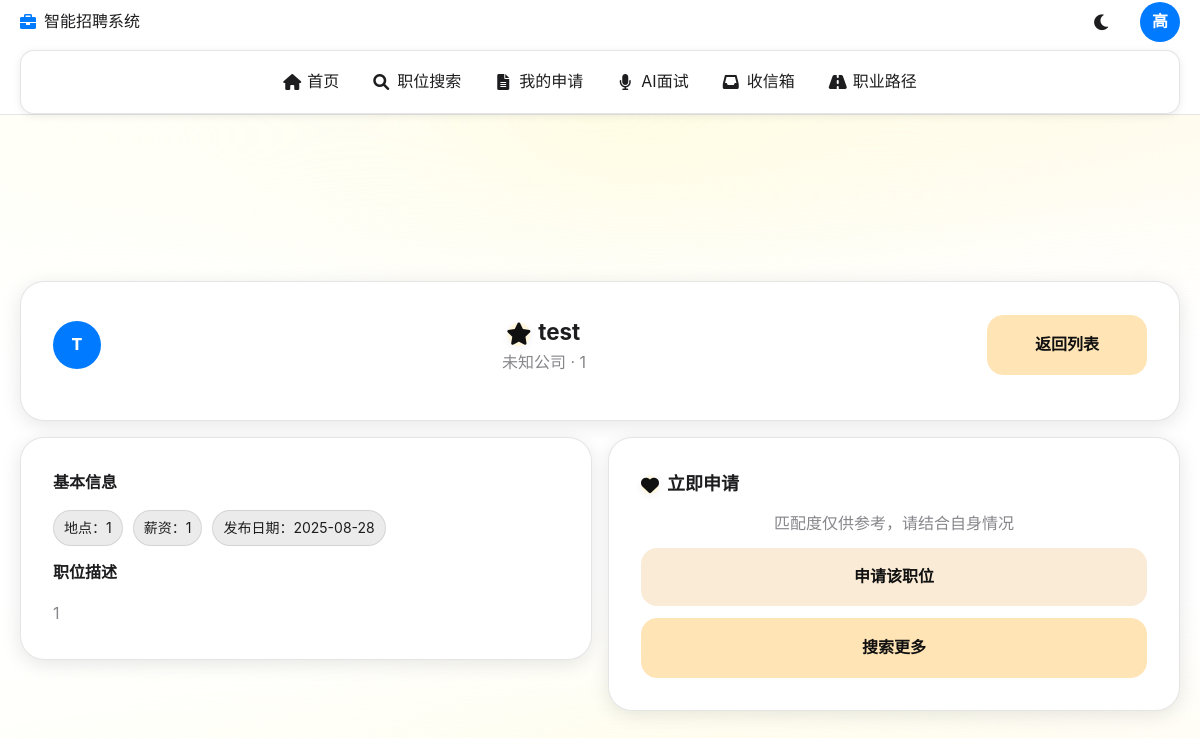
Page /smartrecruit/candidate/jobs/11 (signed in) on the committed database.
### app/models.py (models this page shows, shortened)
    class UserMixin:
        pass  # Flask-Login 方法将在User模型中实现

class User(UserMixin, db.Model):
    id = db.Column(db.Integer, primary_key=True)
    first_name = db.Column(db.String(100), nullable=False)
    last_name = db.Column(db.String(100), nullable=False)
    company_name = db.Column(db.String(100), nullable=False)
    position = db.Column(db.String(100))  # 可选职位字段
    email = db.Column(db.String(120), unique=True, nullable=False)
    phone_number = db.Column(db.String(15), nullable=False)
    birthday = db.Column(db.String(10), nullable=False)
    password = db.Column(db.String(60), nullable=False)
    cv_file = db.Column(db.String(120))
    profile_photo = db.Column(db.String(120))
    cv_data = db.Column(db.LargeBinary)  # 可选的简历二进制
    is_hr = db.Column(db.Boolean, default=False)  # HR标识
    user_type = db.Column(db.String(20), default='candidate')  # candidate, employee, supervisor, executive
    department = db.Column(db.String(100))  # 部门
    employee_id = db.Column(db.String(50), unique=True)  # 员工编号
    supervisor_id = db.Column(db.Integer, db.ForeignKey('user.id'))  # 主管ID
    hire_date = db.Column(db.Date)  # 入职日期
    bio = db.Column(db.Text)  # 个人简介
    skills = db.Column(db.Text)  # 技能标签（JSON格式存储）
    education = db.Column(db.Text)  # 教育经历
    experience = db.Column(db.Text)  # 工作经历
    is_active = db.Column(db.Boolean, default=True)  # 账号是否活跃
    deactivated_at = db.Column(db.DateTime)  # 注销时间
    deactivated_by = db.Column(db.Integer, db.ForeignKey('user.id'))  # 注销操作人ID

class Job(db.Model):
    id = db.Column(db.Integer, primary_key=True)
    title = db.Column(db.String(100), nullable=False)
    company_name = db.Column(db.String(100), nullable=False, default='未知公司')
    location = db.Column(db.String(100), nullable=False)
    description = db.Column(db.Text, nullable=False)
    requirements = db.Column(db.Text, nullable=True)
    salary = db.Column(db.String(50), nullable=False)
    job_type = db.Column(db.String(20), nullable=True, default='全职')  # 全职、兼职、实习、远程
    experience_level = db.Column(db.String(20), nullable=True, default='不限')  # 初级、中级、高级、专家
    date_posted = db.Column(db.DateTime, nullable=False, default=datetime.utcnow)
    created_at = db.Column(db.DateTime, nullable=False, default=datetime.utcnow)
    user_id = db.Column(db.Integer, db.ForeignKey('user.id'), nullable=False)
    positions_needed = db.Column(db.Integer, nullable=False, default=1)
    min_age = db.Column(db.Integer)
    max_age = db.Column(db.Integer)
    education_requirement = db.Column(db.String(100))
    experience_years = db.Column(db.Integer)
    skills_required = db.Column(db.Text)
    benefits = db.Column(db.Text)
    contact_email = db.Column(db.String(120))
    contact_phone = db.Column(db.String(15))
    application_deadline = db.Column(db.DateTime)
    department = db.Column(db.String(100))

### smartrecruit_system/candidate_module/jobs.py (the view)
@jobs_bp.route('/<int:job_id>')
def job_detail(job_id):
    if g.user is None:
        flash('请先登录。', 'danger')
        return redirect(url_for('common.auth.sign'))
    try:
        job = Job.query.get_or_404(job_id)
        return render_template('smartrecruit/candidate/job_detail.html', job=job)
    except Exception as e:
        flash('获取职位详情失败，请稍后重试。', 'danger')
        return redirect(url_for('smartrecruit.candidate.jobs.job_list'))

### app/templates/smartrecruit/candidate/job_detail.html (shortened to what this page needs)
{% extends 'smartrecruit/candidate/base_ios_new.html' %}
{% block content %}
<section class="section" id="job-detail">
  <div class="section-content">
    <div class="card" style="margin-bottom:16px;">
      <div class="card-header" style="align-items:center; gap:12px;">
        <div style="width:48px;height:48px;border-radius:50%;display:grid;place-items:center;background:var(--accent-primary);color:#fff;font-weight:800;">{{ job.title[0] | upper }}</div>
        <div style="flex:1;">
          <div class="card-title" style="font-size:1.4rem;">{{ job.title }}</div>
          <div class="text-secondary">{{ job.company_name or '公司' }} · {{ job.location }}</div>
        </div>
        <a href="{{ url_for('smartrecruit.candidate.applications.my_applications') }}" class="btn btn-outline">返回列表</a>
      </div>
    </div>
    <div class="grid grid-2" style="align-items:start; gap:16px;">
      <div class="card">
        <div class="card-body-grid">
          <div class="card-block">
            <div class="card-subtitle">基本信息</div>
            <div class="skills-wrap">
              <span class="skill-tag">地点：{{ job.location }}</span>
              <span class="skill-tag">薪资：{{ job.salary }}</span>
              <span class="skill-tag">发布日期：{{ job.date_posted.strftime('%Y-%m-%d') }}</span>
            </div>
          </div>
          <div class="card-block">
            <div class="card-subtitle">职位描述</div>
            <div class="text-secondary" style="white-space:pre-wrap; line-height:1.7">{{ job.description | safe }}</div>
          </div>
        </div>
      </div>
      <div class="card">
        <div class="card-header"><div class="card-title">立即申请</div></div>
        <div style="display:grid; gap:12px;">
          <div class="text-secondary">匹配度仅供参考，请结合自身情况</div>
          <a href="{{ url_for('smartrecruit.candidate.applications.pre_apply', job_id=job.id) }}" class="btn btn-primary">申请该职位</a>
          <a href="{{ url_for('smartrecruit.candidate.jobs.job_search') }}" class="btn btn-outline">搜索更多</a>
        </div>
      </div>
    </div>
  </div>
</section>
{% endblock %}

### app/templates/smartrecruit/candidate/base_ios_new.html (shortened to what this page needs)
<!DOCTYPE html>
<html lang="zh-CN">
<head>
    <link href="https://cdnjs.cloudflare.com/ajax/libs/font-awesome/6.0.0/css/all.min.css" rel="stylesheet">
    <link rel="stylesheet" href="{{ url_for('static', filename='candidate_ios_new.css') }}">
</head>
<body>
    <nav class="navbar" id="navbar">
        <div class="navbar-container">
            <div class="navbar-left">
                <div class="navbar-brand" onclick="window.location.href='{{ url_for('smartrecruit.candidate.home') }}'" style="cursor:pointer;display:flex;align-items:center;gap:8px;">
                    <i class="fas fa-briefcase" style="color:#007aff;"></i>
                    <span>智能招聘系统</span>
                </div>
            </div>
            <div class="navbar-right">
                <button class="nav-btn theme-toggle" onclick="toggleTheme()" title="切换主题">
                    <i class="fas fa-moon" id="themeIcon"></i>
                </button>
                <div class="user-menu">
                    <div class="user-avatar" onclick="toggleUserMenu()" title="{{ user.first_name if user else '用户' }}">
                        {% if user and user.profile_photo %}
                            <img src="{{ url_for('static', filename='uploads/photos/' ~ user.profile_photo) }}" alt="头像">
                        {% else %}
                            {{ user.first_name[0] if user and user.first_name else 'U' }}
                        {% endif %}
                    </div>
                </div>
            </div>
        </div>
        <div class="navbar-menu">
            <a href="{{ url_for('smartrecruit.candidate.home') }}" class="menu-item {% if request.endpoint == 'smartrecruit.candidate.home' %}active{% endif %}">
                <i class="fas fa-home"></i>
                <span>首页</span>
            </a>
            <a href="{{ url_for('smartrecruit.candidate.jobs.job_search') }}" class="menu-item {% if 'job_search' in request.endpoint %}active{% endif %}">
                <i class="fas fa-search"></i>
                <span>职位搜索</span>
            </a>
            <a href="{{ url_for('smartrecruit.candidate.applications.my_applications') }}" class="menu-item {% if 'applications' in request.endpoint %}active{% endif %}">
                <i class="fas fa-file-alt"></i>
                <span>我的申请</span>
            </a>
            <a href="{{ url_for('smartrecruit.candidate.applications.ai_interview_hub') }}" class="menu-item {% if request.endpoint == 'smartrecruit.candidate.applications.ai_interview_hub' %}active{% endif %}">
                <i class="fas fa-microphone"></i>
                <span>AI面试</span>
            </a>
            <a href="{{ url_for('smartrecruit.candidate.messages_inbox') }}" class="menu-item {% if request.endpoint == 'smartrecruit.candidate.messages_inbox' %}active{% endif %}">
                <i class="fas fa-inbox"></i>
                <span>收信箱</span>
            </a>
            <a href="{{ url_for('smartrecruit.candidate.profile.career_path') }}" class="menu-item {% if 'career_path' in request.endpoint %}active{% endif %}">
                <i class="fas fa-road"></i>
                <span>职业路径</span>
            </a>
        </div>
    </nav>
    <main class="main-content">
        {% block content %}{% endblock %}
    </main>
</body>
</html>

### rows in the picture
User: first_name "高"
Job: title "T", title "test", company_name "未知公司", location "1", salary "1", date_posted "2025-08-28", description "1"
